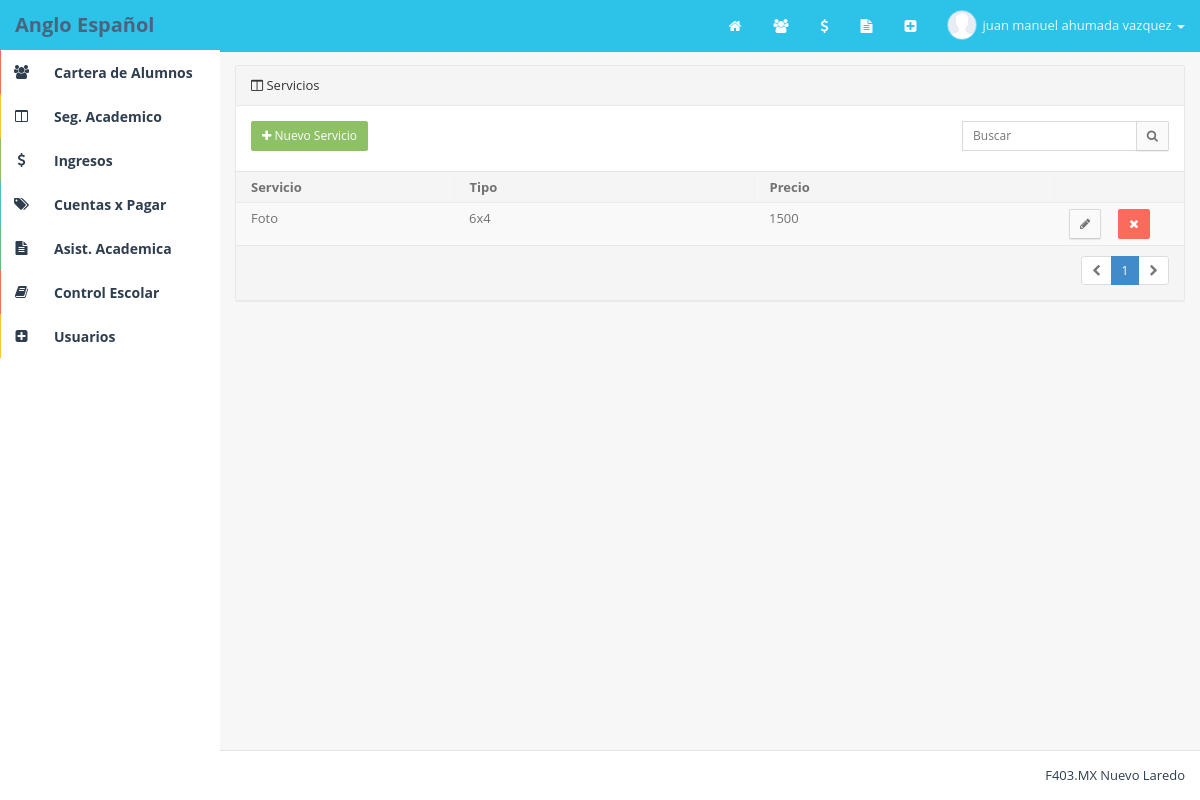
Screenshot of /admin.php?m=servicios (signed in) with the database file from the repository.
### tables this page shows
CREATE TABLE IF NOT EXISTS `servicios` (
  `idservicios` int(11) NOT NULL,
  `fecha` date NOT NULL,
  `servicio` varchar(45) NOT NULL,
  `tipo` varchar(45) NOT NULL,
  `precio` varchar(45) NOT NULL
);

### php/servicios.php (the view, shortened to what this page needs)
<section class="panel panel-default pos-rlt clearfix">
	<header class="panel-heading"> <i class="fa fa-columns"></i> Servicios </header>
	<div class="row wrapper">
		<div class="col-sm-2 m-b-xs">
			<a href="admin.php?m=serviciosAgregar" class="pull-left btn btn-sm btn-success"><i class="fa fa-plus"></i> Nuevo Servicio </a>
		</div>
		<div class="col-sm-7 m-b-xs text-center">
		</div>
		<div class="col-sm-3">
			<form action="" id="buscarServicio" method="get">
				<div class="input-group">
					<input type="text" class="input-sm form-control" name="buscar" placeholder="Buscar">
					<span class="input-group-btn"> <button class="btn btn-sm btn-default" id="buscar" type="submit"> <i class="fa fa-search"></i> </button> </span>
				</div>
			</form>
		</div>
	</div>
	<div class="table-responsive">
		<table class="table table-striped b-t b-light">
			<thead>
				<tr>
					<th>Servicio</th>
					<th width="300">Tipo</th>
					<th width="300">Precio</th>
					<th width="130"></th>
				</tr>
			</thead>
			<tbody>
<?php
			if ( isset($_GET['buscar']) ){
				$buscar = mysql_real_escape_string($_GET['buscar']);
				$consulta  = "SELECT * FROM servicios WHERE
					(servicio LIKE '%".$buscar."%' OR
						tipo LIKE '%".$buscar."%' OR
						precio LIKE '%".$buscar."%')
					ORDER BY servicio ASC";
					$url = "admin.php?m=servicios&buscar=".$buscar;
			} else {
				$consulta  = "SELECT * FROM servicios ORDER BY servicio ASC";
				$url = "admin.php?m=servicios";
			}
$rows_per_page = 20;
if(isset($_GET['pag']))
	$page = mysql_real_escape_string($_GET['pag']);
else if (@$_GET['pag'] == "0")
	$page = 1;
else
	$page = 1;
$num_rows 		= mysql_num_rows(mysql_query($consulta));
$lastpage		= ceil($num_rows / $rows_per_page);
$page     = (int)$page;
$limit 		= 'LIMIT '. ($page -1) * $rows_per_page . ',' .$rows_per_page;
$consulta  .=" $limit";
$consulta = mysql_query($consulta);
			while($q = mysql_fetch_object($consulta)){
?>
				<tr>
					<td><?php echo $q->servicio; ?></td>
					<td><?php echo $q->tipo; ?></td>
					<td><?php echo $q->precio; ?></td>
					<td>
						<a href="admin.php?m=serviciosEditar&id=<?php echo $q->idservicios; ?>" class="btn btn-sm btn-default"> <i class="fa fa-pencil"></i> </a> &nbsp;&nbsp;&nbsp;
						<a href="admin.php?m=servicios&del=<?php echo $q->idservicios; ?>" class="btn btn-sm btn-danger"> <i class="fa fa-times"></i> </a>
					</td>
				</tr>
<?php
			}
?>
			</tbody>
		</table>
	</div>
		<footer class="panel-footer">
		<div class="row">
			<div class="col-sm-12 text-right text-center-xs">
				<ul class="pagination pagination-sm m-t-none m-b-none">
<?php
	if($num_rows != 0){
		$nextpage = $page + 1;
		if ($page == 1) {
			echo '<li class="disabled"><a href="#"><i class="fa fa-chevron-left"></i></a></li>';
			echo '<li class="active"><a href="">1</a></li>';
			if($lastpage >$page ){
				echo '<li><a href="'.$url.'&pag='.$nextpage.'"><i class="fa fa-chevron-right"></i></a></li>';
			}else{
				echo '<li class="disabled"><a href="#"><i class="fa fa-chevron-right"></i></a></li>';
			}
		}
	}
?>
				</ul>
			</div>
		</div>
	</footer>
</section>

### rows the page displays
servicios: servicio "Foto", tipo "6x4", precio "1500"

### other values shown
$_SESSION['userNm'] "juan manuel ahumada vazquez"
